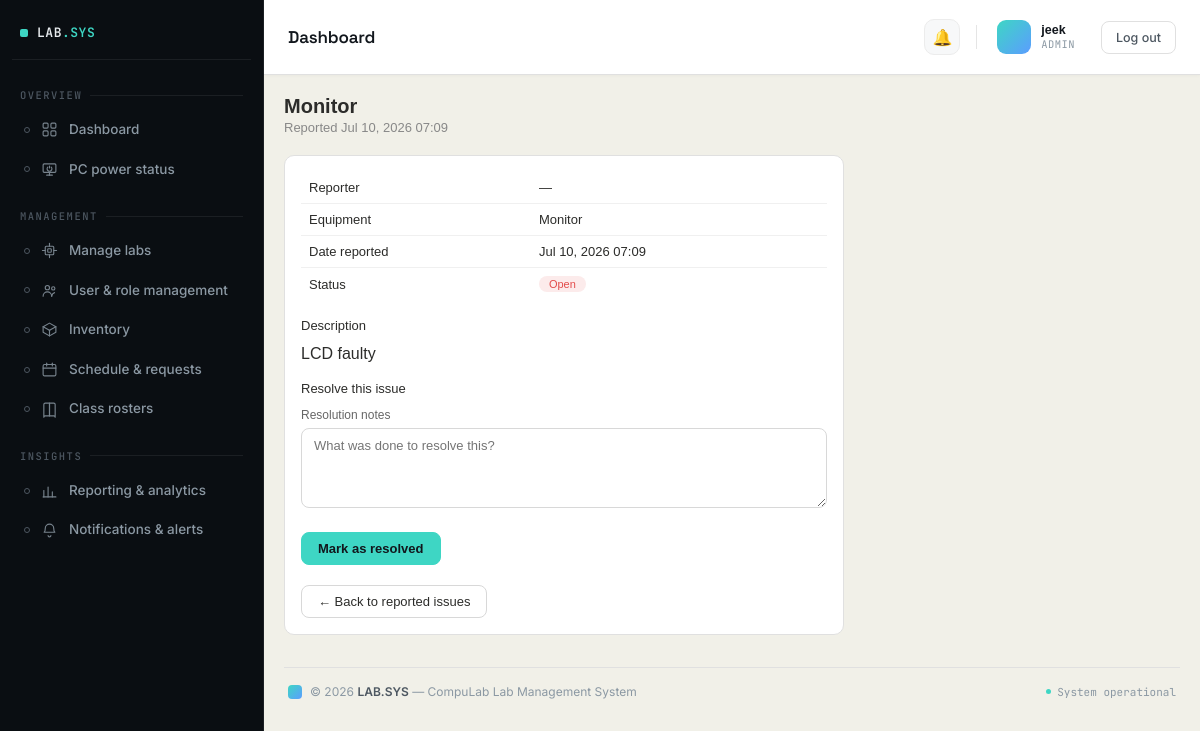
The app's page /labs/equipment-issues/1/ (signed in) with its own data.
### accounts/models.py (models this page shows, shortened)
class User(AbstractUser):
    ROLE_CHOICES = [
        ('admin', 'Admin'),
        ('incharge', 'Lab In-charge'),
        ('instructor', 'Instructor'),
        ('student', 'Student'),
    ]
    role = models.CharField(max_length=20, choices=ROLE_CHOICES, default='instructor')
    id_number = models.CharField(
        max_length=50, blank=True, default='',
        help_text='Student/Instructor ID — used to match this account to reservation requests and lab PC check-ins. Separate from the login username.'
    )
    assigned_lab = models.ForeignKey(
        'labs.Lab',
        null=True,
        blank=True,
        on_delete=models.SET_NULL,
        related_name='assigned_users'
    )
    email_notifications_enabled = models.BooleanField(default=True)

### labs/models.py (models this page shows, shortened)
class EquipmentIssue(models.Model):
    STATUS = [
        ('open', 'Open'),
        ('resolved', 'Resolved'),
    ]
    reporter = models.ForeignKey(
        settings.AUTH_USER_MODEL,
        null=True,
        on_delete=models.SET_NULL,
        related_name='equipment_issues_reported'
    )
    equipment = models.ForeignKey(InventoryItem, on_delete=models.CASCADE, related_name='issues')
    description = models.TextField()
    date_reported = models.DateTimeField(auto_now_add=True)
    status = models.CharField(max_length=20, choices=STATUS, default='open')
    resolution_notes = models.TextField(blank=True)
    resolved_at = models.DateTimeField(null=True, blank=True)
    class Meta:
        ordering = ['-date_reported']

class InventoryItem(models.Model):
    CONDITION = [
        ('good', 'Good'),
        ('fair', 'Fair'),
        ('needs_check', 'Needs Check'),
        ('faulty', 'Faulty'),
    ]
    STATUS = [
        ('operational', 'Operational'),
        ('under_repair', 'Under Repair'),
        ('retired', 'Retired'),
    ]
    name = models.CharField(max_length=200)
    category = models.CharField(max_length=100)
    quantity = models.PositiveIntegerField()
    condition = models.CharField(max_length=20, choices=CONDITION)
    status = models.CharField(max_length=20, choices=STATUS, default='operational')
    lab = models.ForeignKey(Lab, on_delete=models.CASCADE)
    last_checked = models.DateField(null=True, blank=True)

### labs/views.py (the view)
# urls.py: path('equipment-issues/<int:pk>/', views.EquipmentIssueDetailView.as_view(), name='equipment_issue_detail'),
class EquipmentIssueDetailView(RoleRequiredMixin, TemplateView):
    allowed_roles = ['admin', 'incharge']
    template_name = 'labs/equipment_issue_detail.html'
    def get_context_data(self, **kwargs):
        ctx = super().get_context_data(**kwargs)
        ctx['equipment_issue'] = get_object_or_404(EquipmentIssue, pk=kwargs['pk'])
        return ctx

### accounts/context_processors.py (called while the page is built)
def sidebar_counts(request):
    if not request.user.is_authenticated:
        return {}
    return {
        'unread_notifications_count': Notification.objects.filter(
            user=request.user, read=False
        ).count(),
        'open_issues_count': Issue.objects.filter(status='open').count()
        if request.user.role in ['admin', 'incharge'] else 0,
    }

### accounts/mixins.py (called while the page is built)
    def dispatch(self, request, *args, **kwargs):
        if not request.user.is_authenticated:
            return self.handle_no_permission()
        if self.allowed_roles and request.user.role not in self.allowed_roles:
            raise PermissionDenied
        return super().dispatch(request, *args, **kwargs)

### compulab/templates/labs/equipment_issue_detail.html (shortened to what this page needs)
{% extends "base.html" %}
{% block content %}
<div class="page-header">
  <div>
    <h1>{{ equipment_issue.equipment.name }}</h1>
    <div class="sub">Reported {{ equipment_issue.date_reported|date:"M d, Y H:i" }}</div>
  </div>
</div>
<div class="card" style="max-width:560px">
  <table class="table">
    <tr><td>Reporter</td><td>{{ equipment_issue.reporter.get_full_name|default:"—" }}</td></tr>
    <tr><td>Equipment</td><td>{{ equipment_issue.equipment.name }}</td></tr>
    <tr><td>Date reported</td><td>{{ equipment_issue.date_reported|date:"M d, Y H:i" }}</td></tr>
    <tr><td>Status</td><td><span class="status-pill pill-{{ equipment_issue.status }}">{{ equipment_issue.get_status_display }}</span></td></tr>
  </table>
  <div class="section-title" style="margin-top:18px">Description</div>
  <p style="font-size:13px; line-height:1.6; color:#444">{{ equipment_issue.description|linebreaks }}</p>
  {% if equipment_issue.status == 'resolved' %}
    <div class="section-title" style="margin-top:18px">Resolution notes</div>
    <p style="font-size:13px; line-height:1.6; color:#444">{{ equipment_issue.resolution_notes|linebreaks }}</p>
    <p style="font-size:12px; color:#888">Resolved {{ equipment_issue.resolved_at|date:"M d, Y H:i" }}</p>
  {% else %}
    <div class="section-title" style="margin-top:18px">Resolve this issue</div>
    <form method="post" action="{% url 'equipment_issue_resolve' equipment_issue.pk %}">
      <div class="form-group">
        <label class="form-label" for="resolution_notes">Resolution notes</label>
        <textarea name="resolution_notes" id="resolution_notes" class="form-control" rows="4" placeholder="What was done to resolve this?" required></textarea>
      </div>
      <div class="form-actions">
        <button type="submit" class="action-btn primary">Mark as resolved</button>
      </div>
    </form>
  {% endif %}
  <div class="form-actions" style="margin-top:20px">
    <a href="{% url 'equipment_issues' %}" class="action-btn">← Back to reported issues</a>
  </div>
</div>
{% endblock %}

### compulab/templates/dashboard/navbar.html (shortened to what this page needs)
<div class="topbar">
  <div class="topbar-title">{{ page_title|default:"Dashboard" }}</div>
  <div class="topbar-right">
    <div class="topbar-notif">
      <a href="{% url 'notifications' %}" title="Notifications">
        🔔
      </a>
    </div>
    <div class="topbar-user">
      <div class="avatar">
      </div>
      <div class="user-meta">
        <span class="user-name">{{ request.user.get_full_name|default:request.user.username }}</span>
        <span class="user-role">{{ request.user.role|default:"Admin" }}</span>
      </div>
    </div>
    <form method="post" action="{% url 'logout' %}" style="display:inline;">
      <button type="submit" class="btn">Log out</button>
    </form>
  </div>
</div>

### compulab/templates/base.html (style rules this page uses)
* { box-sizing: border-box; margin: 0; padding: 0; }
html, body { height: 100%; }
body { font-family: sans-serif; background: #f1f0e8; color: #2c2c2a; }
:root { --topbar-accent: #3ed6c4; --topbar-accent-tint: rgba(62,214,196,0.12); --topbar-ink-1: #12171d; --topbar-text-1: #4d5761; --topbar-text-2: #8b98a3; }
.card { background: white; border: 1px solid #e0e0e0; border-radius: 10px; padding: 16px; margin-bottom: 14px; }
.section-title { font-size: 13px; font-weight: 500; margin-bottom: 12px; }
.table { width: 100%; border-collapse: collapse; font-size: 13px; }
.table td { padding: 8px; border-bottom: 1px solid #f0f0f0; }
.table tr:last-child td { border-bottom: none; }
a { color: inherit; }
.page-header { display: flex; align-items: center; justify-content: space-between; margin-bottom: 20px; flex-wrap: wrap; gap: 12px; }
.page-header h1 { font-size: 20px; font-weight: 600; }
.page-header .sub { font-size: 13px; color: #888; margin-top: 2px; }
.action-btn { display: inline-flex; align-items: center; gap: 6px; padding: 8px 16px; border-radius: 8px; border: 1px solid #d8d8d8; background: #fff; color: #2c2c2a; font-size: 13px; font-weight: 500; text-decoration: none; cursor: pointer; }
.action-btn.primary { background: var(--topbar-accent); border-color: var(--topbar-accent); color: var(--topbar-ink-1); font-weight: 600; }
.status-pill { display: inline-block; padding: 2px 10px; border-radius: 10px; font-size: 11px; font-weight: 500; text-transform: capitalize; }
.pill-open, .pill-pending, .pill-offline, .pill-faulty, .pill-high, .pill-delete { background: #FCEBEB; color: #E24B4A; }
.form-group { margin-bottom: 16px; }
.form-label { display: block; font-size: 12px; font-weight: 500; color: #666; margin-bottom: 6px; }
.form-control { width: 100%; padding: 9px 12px; border: 1px solid #d8d8d8; border-radius: 8px; font-size: 13px; font-family: inherit; background: #fff; color: #2c2c2a; }
.card form input[type="text"], .card form input[type="email"], .card form input[type="password"], .card form input[type="number"], .card form input[type="date"], .card form input[type="time"], .card form select, .card form textarea { width: 100%; padding: 9px 12px; border: 1px solid #d8d8d8; border-radius: 8px; font-size: 13px; font-family: inherit; background: #fff; color: #2c2c2a; }
.form-actions { display: flex; gap: 10px; margin-top: 20px; }

### compulab/templates/dashboard/navbar.html (style rules this page uses)
.topbar { padding: 16px 24px; border-bottom: 1px solid #e0e0e0; background: white; display: flex; align-items: center; justify-content: space-between; box-shadow: 0 1px 3px rgba(18, 23, 29, 0.03); }
.topbar-title { font-family: 'Space Grotesk', sans-serif; font-size: 17px; font-weight: 600; letter-spacing: -0.01em; color: #12171d; }
.topbar-right { display: flex; align-items: center; gap: 16px; font-size: 13px; color: #555; }
.topbar-notif { position: relative; display: flex; align-items: center; }
.topbar-notif a { position: relative; display: flex; align-items: center; justify-content: center; width: 36px; height: 36px; border-radius: 10px; font-size: 16px; text-decoration: none; color: #4d5761; background: #f7f8f9; border: 1px solid #ececec; transition: background-color 0.15s ease, border-color 0.15s ease, transform 0.15s ease; }
.topbar-user { display: flex; align-items: center; gap: 10px; padding: 4px 10px 4px 4px; border-radius: 12px; transition: background-color 0.15s ease; }
.avatar { width: 34px; height: 34px; border-radius: 9px; background: linear-gradient(135deg, #3ed6c4, #5b9dff); color: #0a0e12; font-family: 'JetBrains Mono', monospace; font-size: 12px; font-weight: 700; display: flex; align-items: center; justify-content: center; flex-shrink: 0; }
.user-meta { display: flex; flex-direction: column; line-height: 1.25; }
.user-name { font-size: 12.5px; font-weight: 600; color: #12171d; white-space: nowrap; }
.user-role { font-size: 10.5px; font-family: 'JetBrains Mono', monospace; color: #8b98a3; text-transform: uppercase; letter-spacing: 0.04em; }
.btn { display: inline-flex; align-items: center; gap: 6px; padding: 8px 14px; border-radius: 8px; font-size: 12.5px; font-weight: 500; border: 1px solid #e0e0e0; background: white; cursor: pointer; text-decoration: none; color: #4d5761; font-family: 'Inter', sans-serif; transition: background-color 0.15s ease, border-color 0.15s ease, color 0.15s ease; }

### records on screen
User: user.get_full_name "jeek", user.role "ADMIN"
EquipmentIssue: equipment.name "Monitor", date_reported "Jul 10, 2026 07:09", reporter.get_full_name "—", status "Open", description "LCD faulty"

### other values on screen
{{ page_title|default:"Dashboard" }} "Dashboard"
